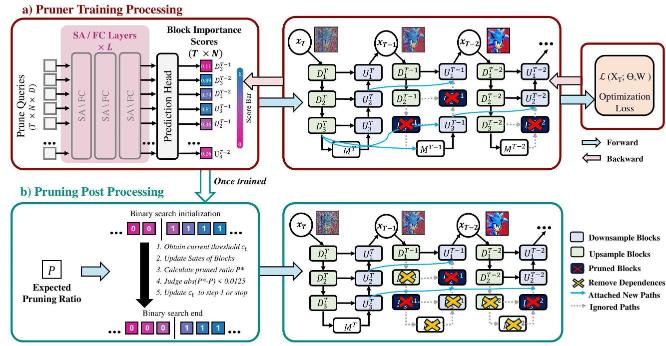
#> input picture assets/img/pubs/dipgo_proj.jpg, 666 x 346 px
$ python img_resize.py
#> lines starting #> are read from the running program, lines starting #| are printed output that depends on the picture
from skimage import io
import cv2

im = io.imread('dipgo_proj.jpg')
#> im is the input picture: shape (346, 666, 3); mean R, G, B 219.7, 218, 219.4
im = cv2.resize(im, (int(im.shape[1]//2), int(im.shape[0]//2)))
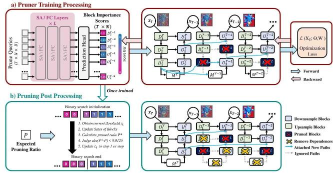
#> im: shape (173, 333, 3); mean R, G, B 219.8, 218.1, 219.5
io.imsave('dipgo_proj.jpg', im)
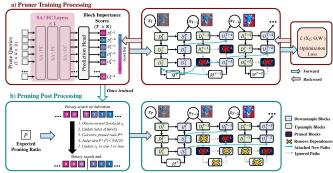
#> saved as dipgo_proj.jpg: shape (173, 333, 3); mean R, G, B 218.4, 217.1, 218.3

$ run again, with assets/img/pubs/biochip_proj.jpg copied over assets/img/pubs/dipgo_proj.jpg
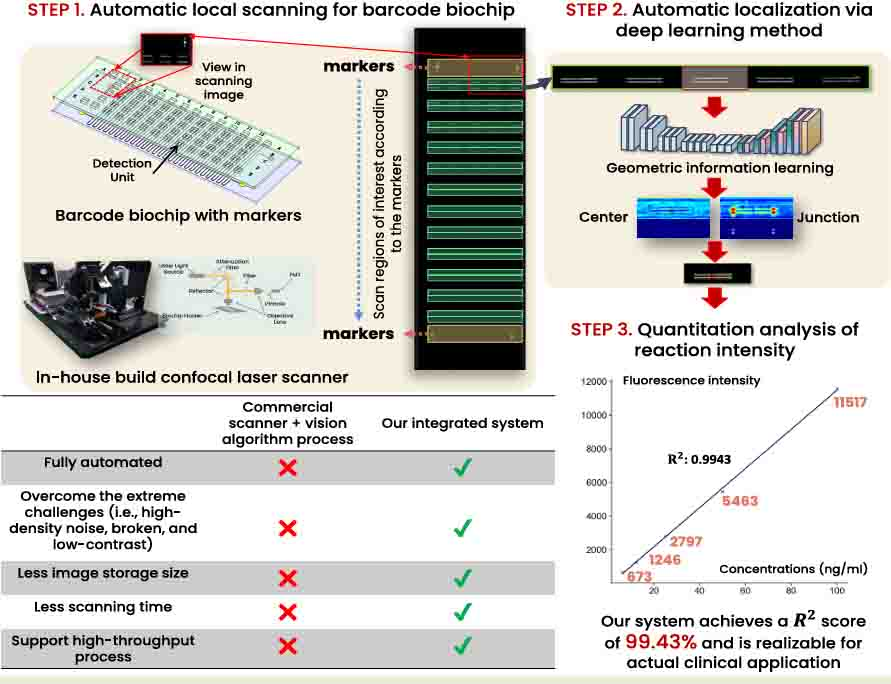
#> input picture assets/img/pubs/biochip_proj.jpg, 891 x 684 px
#> im is the input picture: shape (684, 891, 3); mean R, G, B 207, 206.7, 202.5
#> `im = cv2.resize(im, (int(im.shape[1]//2), int(im.shape[0]//2)))`:
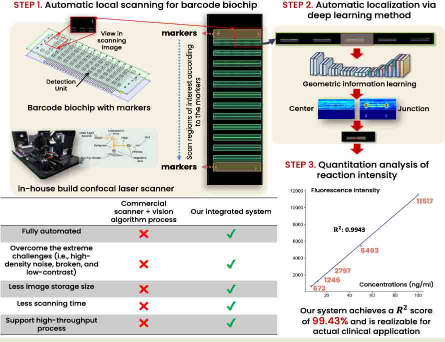
#> im: shape (342, 445, 3); mean R, G, B 207, 206.7, 202.5
#> `io.imsave('dipgo_proj.jpg', im)`:
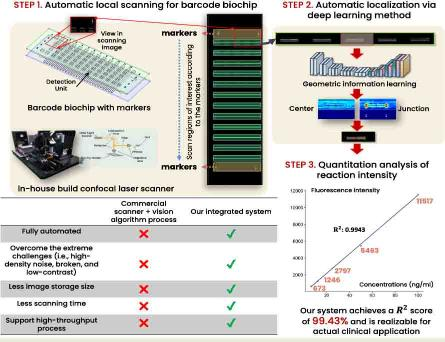
#> saved as dipgo_proj.jpg: shape (342, 445, 3); mean R, G, B 206.6, 206.4, 202.2

$ run again, with assets/img/pubs/ftp_proj.jpg copied over assets/img/pubs/dipgo_proj.jpg
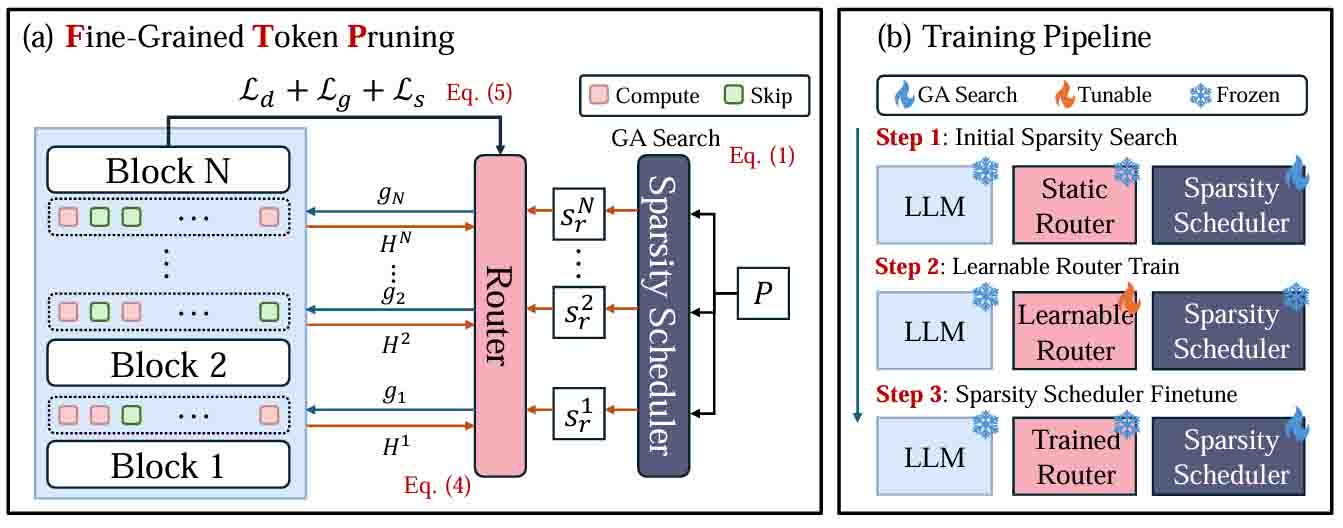
#> input picture assets/img/pubs/ftp_proj.jpg, 1343 x 528 px
#> im is the input picture: shape (528, 1343, 3); mean R, G, B 215.3, 213.8, 219.1
#> `im = cv2.resize(im, (int(im.shape[1]//2), int(im.shape[0]//2)))`:
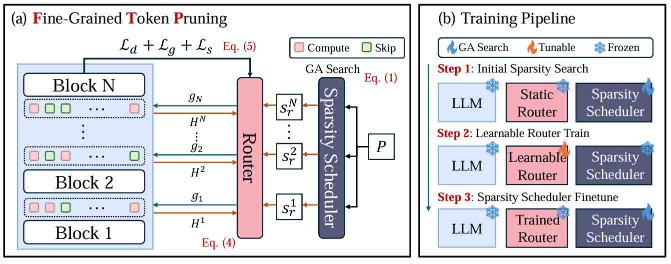
#> im: shape (264, 671, 3); mean R, G, B 215.3, 213.9, 219.2
